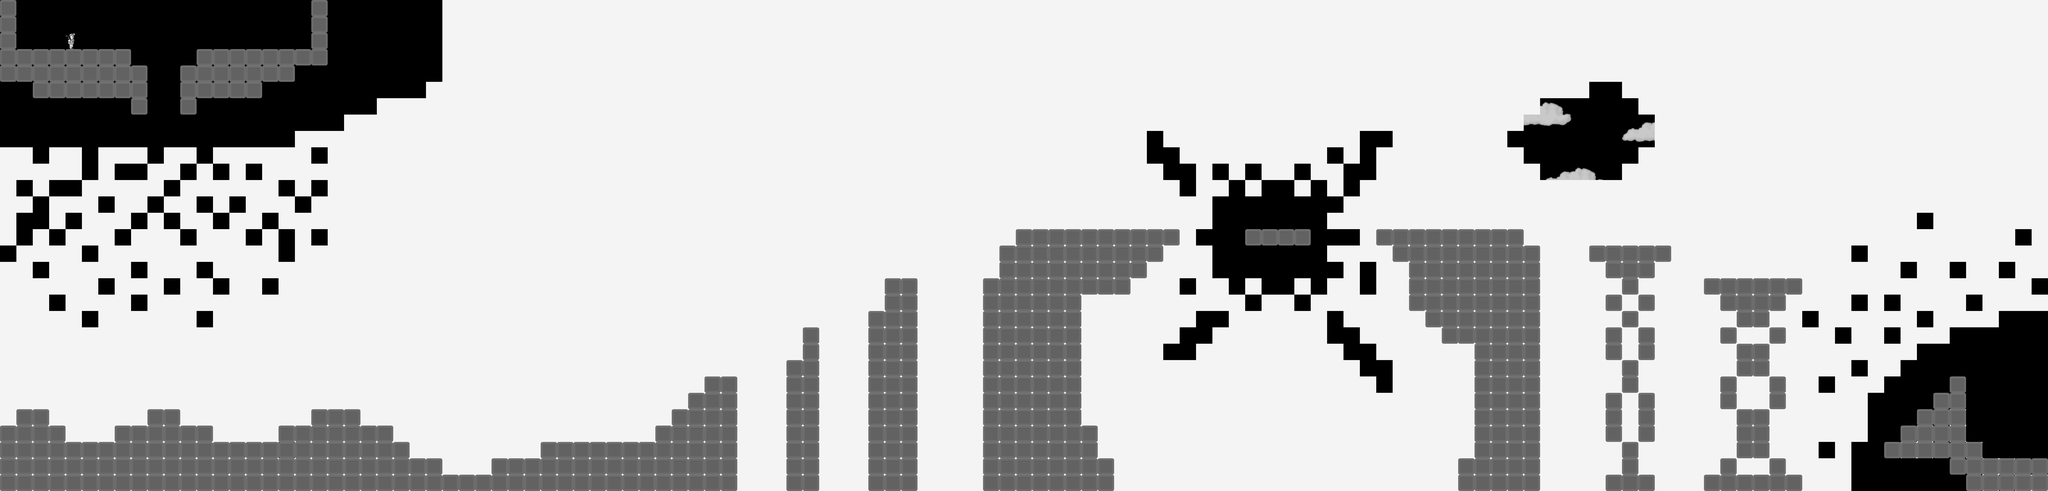

Tiled map render using the project's own tile images. Description and the map definition, with tile-layer contents summarised, below:
An orthogonal 125x30 tile map with 70x70 px tiles, 3 tile layers (background, Tile Layer 2, player), 2 tilesets and 1 object (pipe).

<map version="1.0" orientation="orthogonal" width="125" height="30" tilewidth="70" tileheight="70">
 <tileset firstgid="1" name="tiles_map" tilewidth="70" tileheight="70">
  <image source="../images/tiles_map.png" trans="000000" width="700" height="210" />
 </tileset>
 <tileset firstgid="31" name="gilgorm" tilewidth="41" tileheight="67">
  <image source="../images/gilgorm.png" trans="000000" width="164" height="67" />
 </tileset>
 <layer name="background" width="125" height="30">
  <data>[3750 cells, 3258 non-empty, 10 distinct tile ids]</data>
 </layer>
 <layer name="Tile Layer 2" width="125" height="30">
  <data>[3750 cells, 574 non-empty, 1 distinct tile ids]</data>
 </layer>
 <layer name="player" width="125" height="30">
  <data>[3750 cells, 1 non-empty, 1 distinct tile ids]</data>
 </layer>
 <objectgroup name="data" width="125" height="30">
  <object name="pipeLevel10" type="pipe" x="8610" y="1890" width="70" height="70">
   <properties>
    <property name="select" value="Level2.tmx" />
   </properties>
  </object>
 </objectgroup>
</map>
